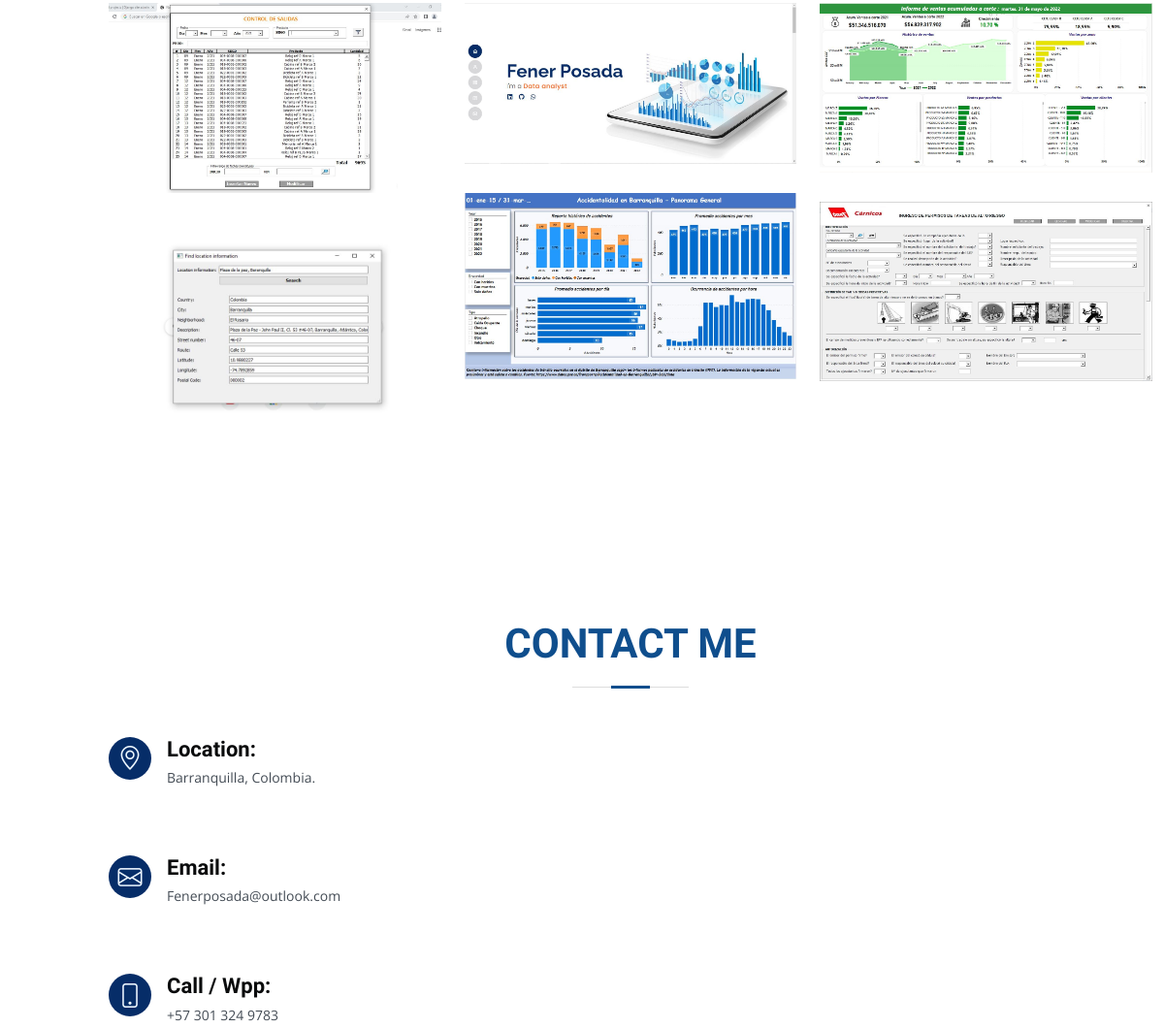
Before: / (middle part) with the older database file.
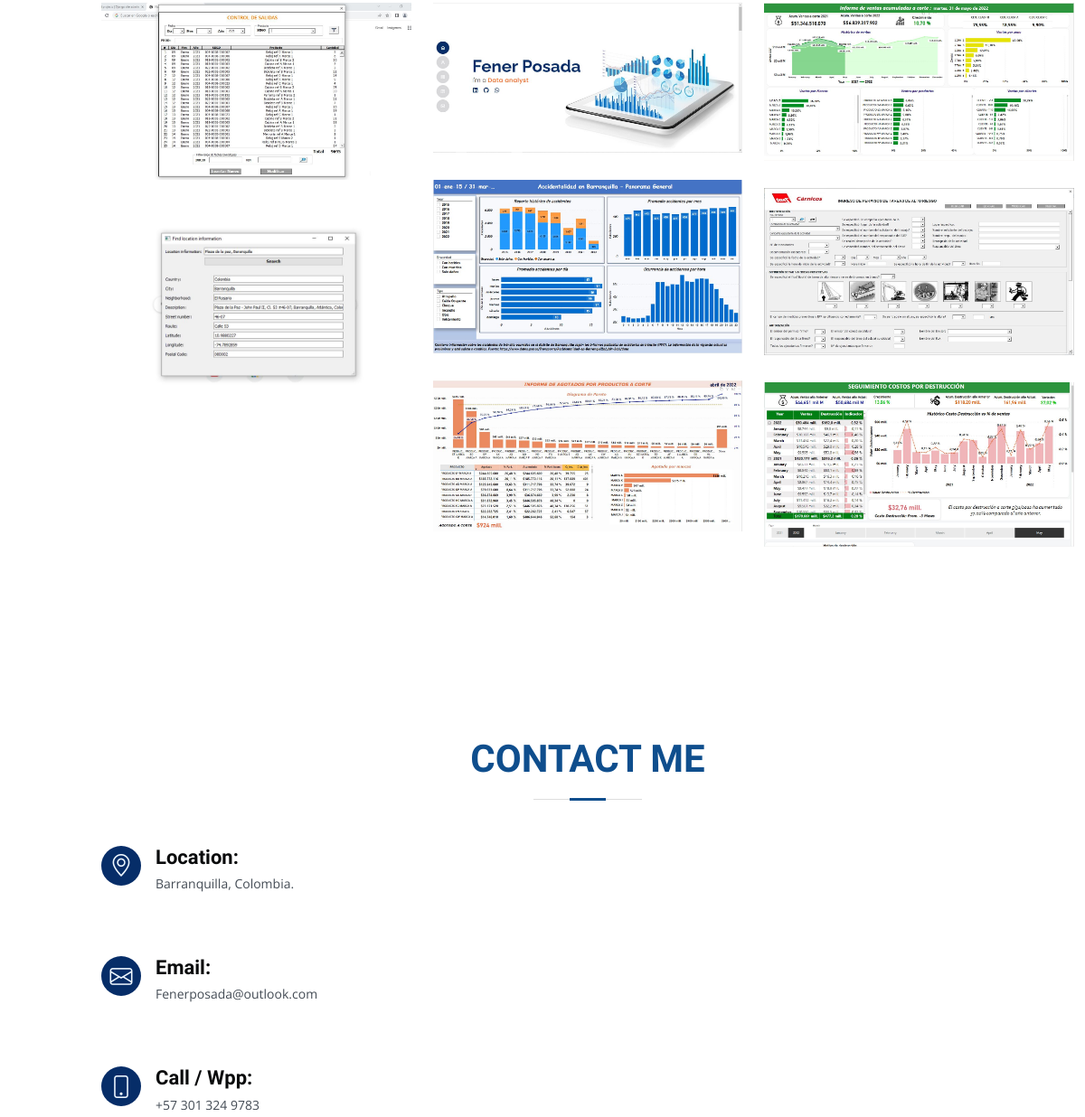
After: the same page with the newer database file.
### my_portfolio/models.py (models this page shows)
class projects(models.Model):
    Title = CharField(max_length= 100)
    Short_Description = CharField(max_length= 200)
    Description = CharField(max_length= 450)
    Image_1 = ImageField(upload_to= 'portfolio/images')
    Image_2 = ImageField(upload_to= 'portfolio/images', blank=True)
    video = models.FileField(upload_to='portfolio/images', blank=True , validators=[FileExtensionValidator(allowed_extensions=['MOV','avi','mp4','webm','mkv'])])
    Url = URLField(blank= True)
    Categoria = CharField(max_length= 250)
    Date = models.DateField(datetime.date.today)

### my_portfolio/views.py (the view)
# urls.py: path('',home, name = "projects"),
def home(request):
    my_projects = projects.objects.all()
    return render(request, 'home.html' , {"my_projects": my_projects} )

### my_portfolio/templates/home.html (shortened to what this page needs)
{% extends 'layout.html' %}
{% block content %}
{% load static %}
      <main id="main">
    <section id="portfolio" class="portfolio section-bg">
      <div class="container" data-aos="fade-up">
        <div class="row portfolio-container" data-aos="fade-up" data-aos-delay="100">
        {% if my_projects  %}
          {% for project in my_projects %}
            {% if project.Categoria == "Development" %}
              <div class="col-lg-4 col-md-6 portfolio-item filter-development">
                <div class="portfolio-wrap">
                  <img src="{{project.Image_1.url}}" class="img-fluid" alt="">
                </div>
              </div>
            {% else %}
              {% if project.Categoria == "Data visualization"  %}
              <div  class="col-lg-4 col-md-6 portfolio-item filter-Data-visualization">
                <div class="portfolio-wrap">
                  <img src="{{project.Image_1.url}}" class="img-fluid" alt="">
                </div>
              </div>
              {% else %}
                {% if project.Categoria == "Data analysis"  %}
                  <div class="col-lg-4 col-md-6 portfolio-item filter-Data-analysis">
                    <div class="portfolio-wrap">
                      <img src="{{project.Image_1.url}}" class="img-fluid" alt="">
                    </div>
                  </div>
                {% endif %}
              {% endif %}
            {% endif %}
          {% endfor %}
        {% else %}
          <h1>No projects</h1>
        {% endif %}
      </div>
    </section>
    <section id="contact" class="contact">
      <section id="contact" class="contact">
        <div class="container" data-aos="fade-up">
          <div class="section-title">
            <h2>Contact me</h2>
          </div>
            <div class="col-lg-4">
              <div class="info">
                <div class="address">
                  <i class="bi bi-geo-alt"></i>
                  <h4>Location:</h4>
                  <p> Barranquilla, Colombia. </p>
                </div>
                <div class="email">
                  <i class="bi bi-envelope"></i>
                  <h4>Email:</h4>
                  <p>Fenerposada@outlook.com</p>
                </div>
                <div class="phone">
                  <i class="bi bi-phone"></i>
                  <h4>Call / Wpp:</h4>
                  <p>+57 301 324 9783</p>
                </div>
              </div>
            </div>
          </div>
    </section>
      </main>
{% endblock %}

### my_portfolio/templates/layout.html (shortened to what this page needs)
{% load static %}
<!DOCTYPE html>
<html lang="en">
    <head>
        <link href="https://cdn.jsdelivr.net/npm/bootstrap@5.1.3/dist/css/bootstrap.min.css" rel="stylesheet">
        <link href="{% static 'vendor/bootstrap/css/bootstrap.min.css' %}" rel="stylesheet">
        <link href="{% static 'vendor/bootstrap-icons/bootstrap-icons.css' %}" rel="stylesheet">
        <link href="{% static 'vendor/boxicons/css/boxicons.min.css' %}" rel="stylesheet">
        <link href="{% static 'vendor/glightbox/css/glightbox.min.css' %}" rel="stylesheet">
        <link href="{% static 'vendor/swiper/swiper-bundle.min.css' %}" rel="stylesheet">
        <link rel="stylesheet" href="{% static 'main.css' %}">
    </head>
    <body>
  <header id="header" class="d-flex flex-column justify-content-center">
  </header>
    {% block content %}
    {% endblock %}
    </body>
</html>

### my_portfolio/templates/partials/navbar.html
{% load static %}

### my_portfolio/static/main.css (style rules this page uses)
body { font-family: "Open Sans", sans-serif; color: #272829; }
h1, h2, h3, h4, h5, h6 { font-family: "Raleway", sans-serif; color: #062d68 }
#header { position: fixed; top: 0; left: 0; bottom: 0; z-index: 9997; transition: all 0.5s; padding: 15px; overflow-y: auto; }
@media (min-width: 992px) { #main { margin-left: 100px; } }
section { padding: 60px 0; overflow: hidden; }
.section-title { text-align: center; padding-bottom: 30px; }
.section-title h2 { font-size: 42px; font-weight: bold; text-transform: uppercase; margin-bottom: 20px; padding-bottom: 20px; position: relative; color: #0f4e8d; }
.section-title h2::before { content: ""; position: absolute; display: block; width: 120px; height: 1px; background: #ddd; bottom: 1px; left: calc(50% - 60px); }
.section-title h2::after { content: ""; position: absolute; display: block; width: 40px; height: 3px; background: #0f4e8d; bottom: 0; left: calc(50% - 20px); }
.portfolio .portfolio-item { margin-bottom: 30px; }
.portfolio .portfolio-wrap { transition: 0.3s; position: relative; overflow: hidden; z-index: 1; background: rgba(69, 80, 91, 0.8); }
.portfolio .portfolio-wrap::before { content: ""; background: rgba(255, 255, 255, 0.7); position: absolute; left: 30px; right: 30px; top: 30px; bottom: 30px; transition: all ease-in-out 0.3s; z-index: 2; opacity: 0; }
.contact .info { width: 100%; background: #fff; }
.contact .info i { font-size: 25px; color: #eef7ff; float: left; width: 44px; height: 44px; background: #062d68; display: flex; justify-content: center; align-items: center; border-radius: 50px; transition: all 0.3s ease-in-out; }
.contact .info h4 { padding: 0 0 0 60px; font-size: 22px; font-weight: 600; margin-bottom: 5px; color: #0a0b0c; }
.contact .info p { padding: 0 0 0 60px; margin-bottom: 0; font-size: 14px; color: #444c55; }
.contact .info .email, .contact .info .phone { margin-top: 70px; }

Changed rows visible on the page:
added projects: Image_1 (picture)
added projects: Image_1 (picture)
